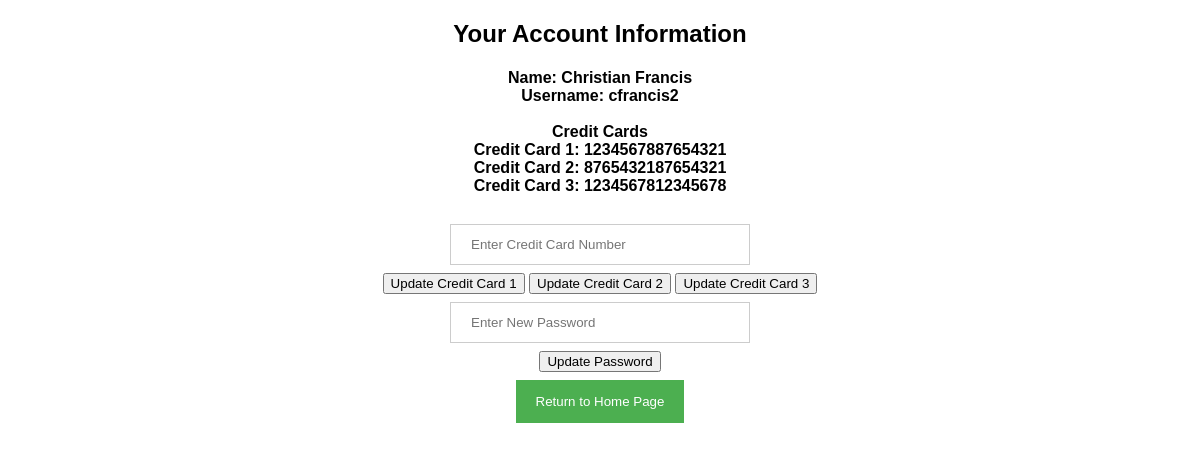
Screenshot of /editAccount.php (signed in) with the database file from the repository.
### tables this page shows
CREATE TABLE `accounts` (
  `id` int(11) NOT NULL,
  `username` varchar(20) NOT NULL,
  `password` varchar(20) NOT NULL,
  `name` varchar(40) NOT NULL,
  `cc1` bigint(16) NOT NULL,
  `cc2` bigint(16) NOT NULL,
  `cc3` bigint(16) NOT NULL,
  `favL1` varchar(40) NOT NULL,
  `favL2` varchar(40) NOT NULL,
  `favL3` varchar(40) NOT NULL,
  `totalCash` float NOT NULL
);

### editAccount.php (the view, shortened to what this page needs)
<?php
require_once "config.php";
?>
<!DOCTYPE html>
<html lang="en">
<head>
    <link rel="stylesheet" href="UberCSS.css">
</head>
<body>
    <div class="wrapper">
        <h2 class="apptitle">Your Account Information</h2>
        <h4>
        <?php
            $query = "SELECT * FROM accounts WHERE id = '".$_SESSION['id']."'";
            $rows = mysqli_query($link, $query);
            while($row = mysqli_fetch_assoc($rows)) {
                printf('Name: %s', $row["name"]);
                echo "<br>";
                printf('Username: %s', $row["username"]);
                echo "<br>";
                echo "<br>";
                echo "Credit Cards";
                echo "<br>";
                if($row["cc1"] == 0) {
                    echo "You dont have a Credit Card 1 inputted";
                    echo "<br>";
                } else {
                    printf('Credit Card 1: %s', $row["cc1"]);
                    echo "<br>";
                }
                if($row["cc2"] == 0) {
                    echo "You dont have a Credit Card 2 inputted";
                    echo "<br>";
                } else {
                    printf('Credit Card 2: %s', $row["cc2"]);
                    echo "<br>";
                }
                if($row["cc3"] == 0) {
                    echo "You dont have a Credit Card 3 inputted";
                    echo "<br>";
                } else {
                    printf('Credit Card 3: %s', $row["cc3"]);
                    echo "<br>";
                }
            }
        ?>
        <div class="return">
            <form action="" method="POST">
                <input type="number" name="cc" placeholder="Enter Credit Card Number"/>
                <br>
                <input type="submit" name="update1" value="Update Credit Card 1"/>
                <input type="submit" name="update2" value="Update Credit Card 2"/>
                <input type="submit" name="update3" value="Update Credit Card 3"/>
                <br>
                <input type="text" name="password" placeholder="Enter New Password"/>
                <br>
                <input type="submit" name="update4" value="Update Password"/>
            </form>
            <button onclick="window.location.href='index.html'">Return to Home Page</button>
        </div>
    </div>
</body>
</html>

### UberCSS.css (style rules this page uses)
button { background-color: #4CAF50; color: white; padding: 14px 20px; margin: 8px 0; border: none; cursor: pointer; width: auto; }
input[type=text], input[type=password], input[type=number] { width: 300px; padding: 12px 20px; margin: 8px 0; display: inline-block; border: 1px solid #ccc; box-sizing: border-box; }
.apptitle { text-align: center; font-family: 'Lucida Sans', 'Lucida Sans Regular', 'Lucida Grande', 'Lucida Sans Unicode', Geneva, Verdana, sans-serif; }
body { background-size: cover; }
.return { text-align: center; }
h4 { text-align: center; }

### editAccount.php (style rules this page uses)
body { font-family: Arial, Helvetica, sans-serif; background-image: url('https://images.pexels.com/photos/1831234/pexels-photo-1831234.jpeg?auto=compress&cs=tinysrgb&dpr=2&h=650&w=940'); }

### rows the page displays
accounts: name "Christian Francis", username "cfrancis2", cc1 "1234567887654321", cc2 "8765432187654321", cc3 "1234567812345678"
